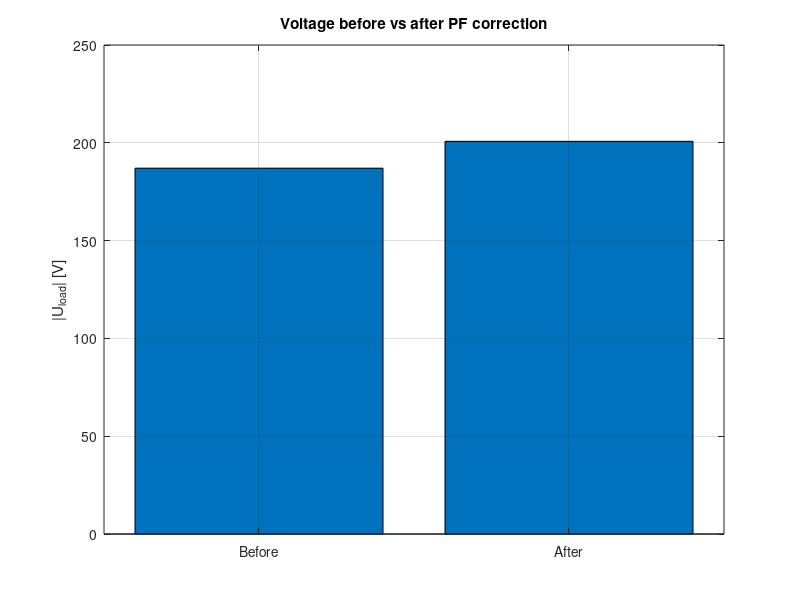

Source code (MATLAB):
% Week 3 - Exercise 3 - Variant C
% Power analysis + two-stage PF correction + voltage regulation
clear; clc;

% Supply
U = 220;            % RMS V
f = 60;  w = 2*pi*f;

% Loads
Z1 = 8 + 12j;       % Load 1 (impedance)
P2 = 4000; pf2 = 0.85;   % Load 2 (P,pf)
P3 = 1500;               % Load 3 (resistive)
S4_va = 6000; pf4 = 0.70;% Load 4 (S,pf)

% ---------- Load 1 from impedance ----------
I1 = U / Z1;
S1 = U * conj(I1);          % VA
P1 = real(S1); Q1 = imag(S1);
pf1 = P1/abs(S1);

% ---------- Load 2 from P and pf ----------
S2_abs = P2/pf2;
Q2 = sqrt(S2_abs^2 - P2^2);
S2 = P2 + 1j*Q2;

% ---------- Load 3 resistive ----------
Q3 = 0;
S3 = P3 + 1j*Q3;

% ---------- Load 4 from S and pf ----------
P4 = S4_va*pf4;
Q4 = sqrt(S4_va^2 - P4^2);
S4 = P4 + 1j*Q4;

% ---------- Totals (Boucherot) ----------
Stot = S1 + S2 + S3 + S4;
Ptot = real(Stot);
Qtot = imag(Stot);
Stot_abs = abs(Stot);
pf_tot = Ptot/Stot_abs;

% ---------- Two-stage power-factor correction ----------
pf_t1 = 0.92;     % target stage 1
pf_t2 = 0.98;     % target stage 2

Qt1 = Ptot * tan(acos(pf_t1));      % desired Q at 0.92
Qt2 = Ptot * tan(acos(pf_t2));      % desired Q at 0.98

Qc1 = Qtot - Qt1;                   % vars stage 1
Qc2 = Qtot - Qt2 - Qc1;             % extra vars stage 2

C1 = Qc1 / (w*U^2);                 % F
C2 = Qc2 / (w*U^2);                 % F
Ctot = C1 + C2;

% ---------- Voltage regulation ----------
Zline = 0.3 + 0.4j;                 % ohm

S_before = Stot;
I_before = conj(S_before)/U;
dU_before = I_before * Zline;
Uload_before = U - dU_before;
VR_before = 100*(U - abs(Uload_before))/U;

S_after = Ptot + 1j*Qt2;
I_after = conj(S_after)/U;
dU_after = I_after * Zline;
Uload_after = U - dU_after;
VR_after = 100*(U - abs(Uload_after))/U;

% ---------- Print results ----------
fprintf('--- Individual Loads ---\n');
fprintf('L1: P=%.2f W  Q=%.2f var  |S|=%.2f VA  pf=%.3f\n', P1,Q1,abs(S1),pf1);
fprintf('L2: P=%.2f W  Q=%.2f var  |S|=%.2f VA  pf=%.2f\n', P2,Q2,S2_abs,pf2);
fprintf('L3: P=%.2f W  Q=0.00 var  |S|=%.2f VA  pf=1.00\n', P3,abs(S3));
fprintf('L4: P=%.2f W  Q=%.2f var  |S|=%.2f VA  pf=%.2f\n\n', real(S4),imag(S4),abs(S4),pf4);

fprintf('--- Totals ---\n');
fprintf('P_tot=%.2f W  Q_tot=%.2f var  |S_tot|=%.2f VA  pf_tot=%.3f\n\n', ...
        Ptot,Qtot,Stot_abs,pf_tot);

fprintf('--- PF Correction ---\n');
fprintf('Stage1 to 0.92:  Qc1=%.2f var  C1=%.2e F (%.1f uF)\n', Qc1, C1, C1*1e6);
fprintf('Stage2 to 0.98:  Qc2=%.2f var  C2=%.2e F (%.1f uF)\n', Qc2, C2, C2*1e6);
fprintf('Total C = %.2e F (%.1f uF)\n\n', Ctot, Ctot*1e6);

fprintf('--- Voltage Regulation ---\n');
fprintf('Before: |U_load|=%.2f V  VR=%.2f%%\n', abs(Uload_before), VR_before);
fprintf('After : |U_load|=%.2f V  VR=%.2f%%\n', abs(Uload_after), VR_after);
fprintf('Improvement: dVR=%.2f points\n', VR_before - VR_after);

% ---------- Bar plot (saved figure) ----------
figure;
bar([abs(Uload_before) abs(Uload_after)]);
set(gca,'XTickLabel',{'Before','After'});
ylabel('|U_{load}| [V]');
title('Voltage before vs after PF correction');
grid on;
